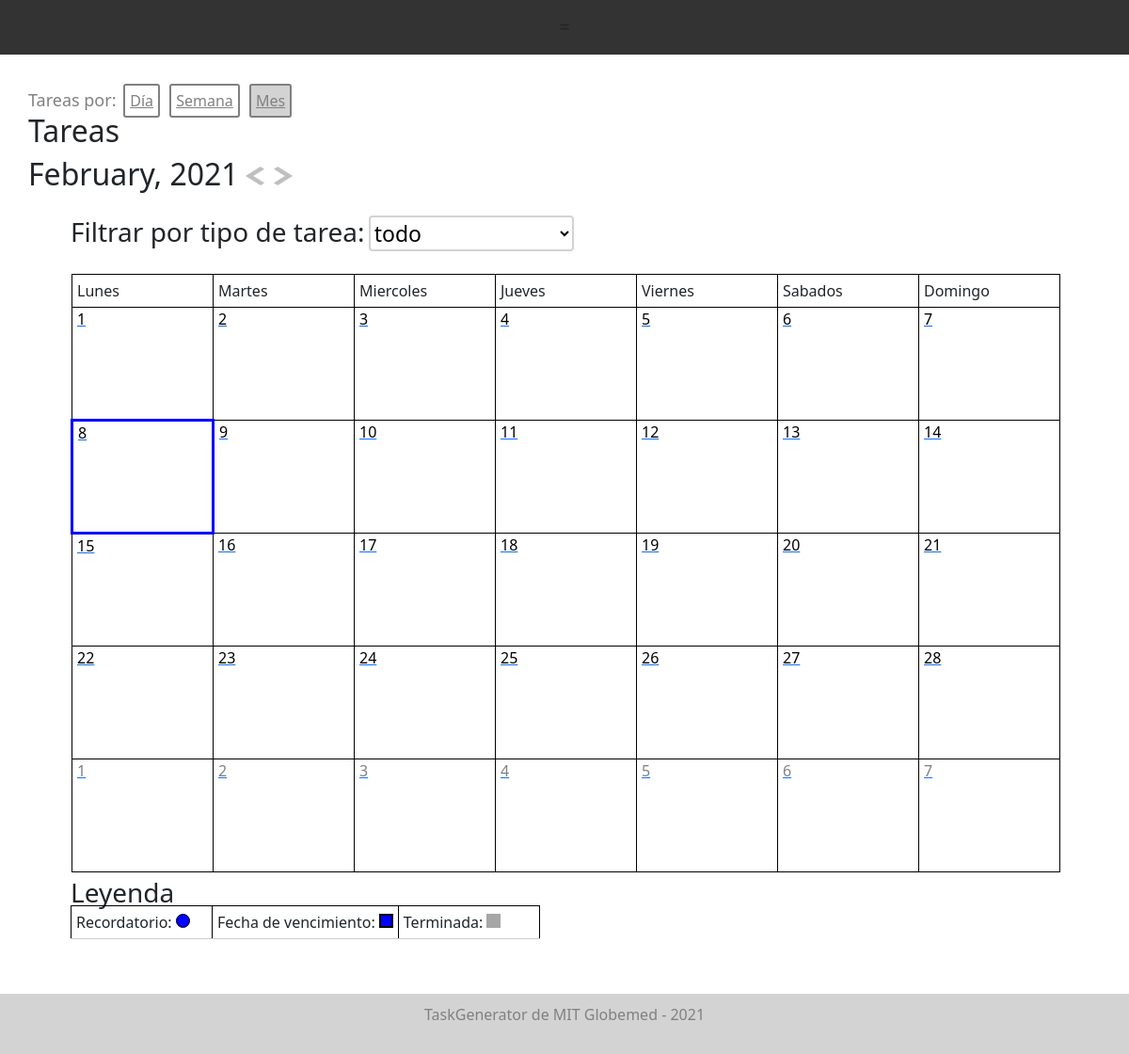
The page /monthly_tasks/2021-02-08 (signed in) on the database as committed earlier.
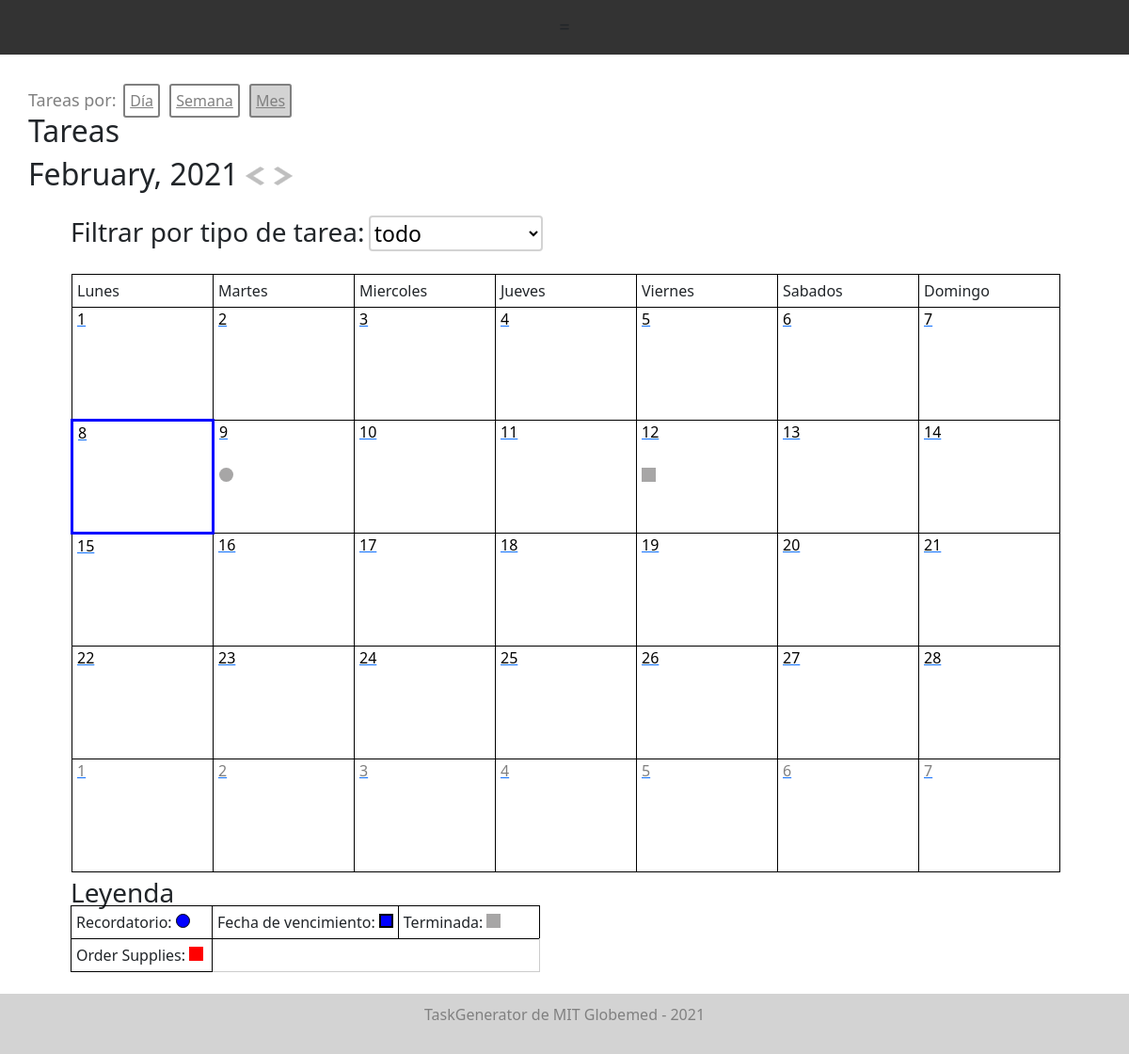
The same page on the database as committed later.
### models.py (models this page shows)
class Task(Base):
    __tablename__ = "tasks"
    id = Column(Integer, primary_key=True)
    task_type = Column(String, default="Generic")
    creator_id = Column(Integer)
    created_datetime = Column(DateTime)
    created_datestring = Column(String)
    due_datetime = Column(DateTime)
    due_datestring = Column(String)
    description = Column(String)
    completed = Column(Boolean) # completed or not
    fields = Column(PickleType) # dictionary of strings to strings
    reminders = Column(PickleType) # list of datetimes
    reminder_datestrings = Column(PickleType) # list of datetimes
    color = Column(String)
    items_of_use = Column(PickleType) # list of Inventory Item IDs

### app.py (the view)
@app.route('/monthly_tasks/<date>')
@check_login_wrapper
def monthly_tasks(date):
    print("month date", date)
    tasks_by_day, headers_by_day = get_tasks_month(date)
    legend = {}
    for day_notifications in tasks_by_day:
        for notification in day_notifications:
            legend[notification.task.task_type] = notification.task.color
    print("rendering month ", WEEKDAYS)
    return render_template("monthly_tasks.html", tasks_by_day=tasks_by_day, col_strings = ["Due Date"], col_vars = ["due_datestring"], task_types=get_task_types(),
        month =  datetime.strptime(date, "%Y-%m-%d").strftime("%B, %Y"), today_datestring= datetime.now().strftime("%Y-%m-%d"), datestring=date, headers_by_day=headers_by_day,
        weekdays=WEEKDAYS, legend=legend)

### app.py (called while the page is built)
def check_login_wrapper(func):
    @wraps(func)
    def inner(*args, **kwargs):
        if "language" not in login_session:
            login_session['language'] = 'Spanish'
            UNITS = ["dia", "semana", "mes"]
            WEEKDAYS = ["Lunes", "Martes", "Miercoles", "Jueves", "Viernes", "Sabados", "Domingo"]
        if "username" not in login_session:
            flash("Please login to see that page." if login_session["language"] == "English" else "Inicie sesión para ver esa página")
            return redirect(url_for('login'))
        if "language" not in login_session:
            login_session["language"] = "Spanish"
        return func(*args, **kwargs)
    return inner

### database.py (called while the page is built)
def get_task_types():
    return session.query(TaskType).all()

def get_tasks():
    return session.query(Task).all()

### templates/monthly_tasks.html (shortened to what the changed rows need)
{% extends "layout.html" %}
{% block body %}
  <br>
  <h2 id="month_header">{{text['Tasks']}}</h2>
  <h2 style="display: inline"> {{month}}</h2>
  <br>
  <br>
  <div style="margin-left: max(0px, calc(50% - 525px));">
    <br>
    <br>
    <table id="hidden-task-table" style="display: block; width:100%;">
    <tr>
      {% for header in WEEKDAYS %}
        <td>{{header}}</td>
      {% endfor %}
    </tr>
    <tr>
    {% for notifications in tasks_by_day %}
      {% if (loop.index % 7) == 1 %}
      </tr>
        <tr>
      {% endif %}
      {% if (headers_by_day[loop.index-1].is_month) and (headers_by_day[loop.index-1].datestring == today_datestring) %}
        <td class="calendar-box" style="position: relative; border: solid blue 3px;">
      {% else %}
        <td class="calendar-box" style="position: relative;">
      {% endif %}
        <div style="width: 100%; height: 20%; position: absolute; top:0px;">
          <a href="/daily_tasks/{{headers_by_day[loop.index-1].datestring}}">
            {% if headers_by_day[loop.index-1].is_month %}
              <div style="color: black;">
                {{headers_by_day[loop.index-1].number}}
              </div>
            {% else %}
              <div style="color: gray;">
                {{headers_by_day[loop.index-1].number}}
              </div>
            {% endif %}
          </a>
        </div>
        {% for notification in notifications %}
          {% if notification.is_reminder %}
            {% if notification.task.completed %}
              <a href="/task/{{notification.task.id}}" class="notification">
               <span class="tooltip2">
                 <div class="calendar_icon done reminder"></div>
               <span class="tooltiptext">{{ notification.task.task_type }}</span></span>
              </a>
            {% else %}
              <a href="/task/{{notification.task.id}}" style="font-weight: bold;" class="notification">
               <span class="tooltip2">
                 <div class="calendar_icon reminder not_done" style=" background-color: {{notification.task.color}};"></div>
               <span class="tooltiptext">{{ notification.task.task_type }}</span></span>
             </a>
            {% endif %}
          {% else %}
            {% if notification.task.completed %}
              <a href="/task/{{notification.task.id}}" class="notification">
               <span class="tooltip2">
                 <div class="calendar_icon done"></div>
               <span class="tooltiptext">{{ notification.task.task_type }}</span></span>
             </a>
           {% else %}
              <a href="/task/{{notification.task.id}}" style="font-weight: bold;" class="notification">
               <span class="tooltip2">
                 <div class="calendar_icon not_done" style=" background-color: {{notification.task.color}};"></div>
               <span class="tooltiptext">{{ notification.task.task_type }}</span></span>
             </a>
           {% endif %}
          {% endif %}
        {% endfor %}
      </td>
    {% endfor %}
    </tr>
  </table>
  <div style="border: solid: 1px black; width:75%; min-height: 100px; position: relative; margin-top: 5px">
    <table  style="position:absolute; top: 30px; border: 1px solid #CCC;
      border-collapse: collapse;" class="legend">
      <tr>
      {% for key in legend %}
        {% if (loop.index % 3) == 1 %}
        </tr>
          <tr>
        {% endif %}
        <td>
          <span>{{key}}: </span><span style="width:15px; margin-top:3px; height: 15px; padding-top:3px; background-color: {{legend[key]}}; display: inline-block;"></span>
        </td>
      {% endfor %}
      </tr>
    </table>
  </div>
</div>
{%endblock%}

Rows that differ between the two databases and show on the page:
now on this page (row edited): Task: completed True (drawn), task_type "Order Supplies"
changed Task: completed False → True (drawn)
